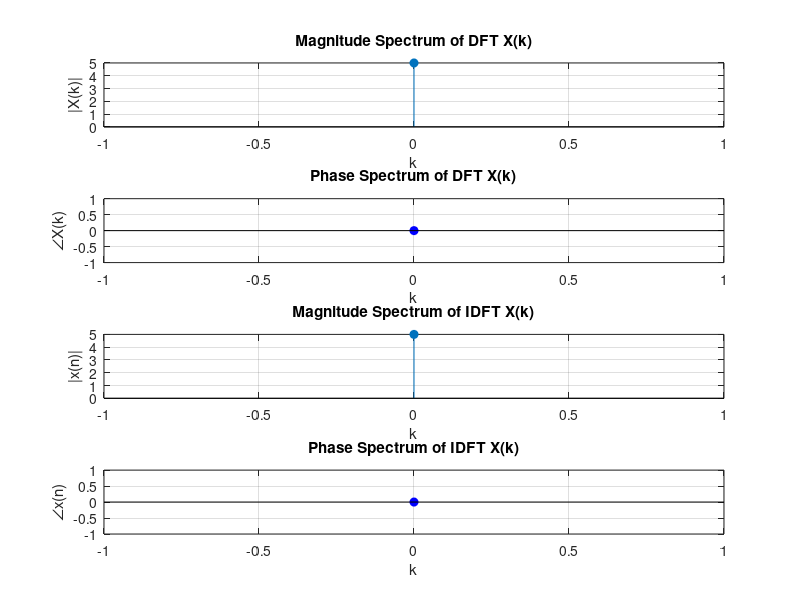

MATLAB code to generate this figure:
clear;
close all; 
clc;

% Input: Size of sequence and signal x(n)
x = input('Input the signal x(n): ');
N=length(x);

% Define twiddle factor for DFT
omega1 = exp(-2 * pi * 1i / N);

% Define time index vectors
n = 0:N-1;
k = transpose(n);

% Construct DFT matrix manually
W = omega1 .^ (k * n);
% Compute DFT of x(n)
x1 = transpose(x);
X = W * x1;
% Define twiddle factor for IDFT
idft_W = exp(2 * pi * 1i / N);
idft_W = idft_W .^ (k * n);
% Compute IDFT using matrix method
x_recon = (1 / N) * idft_W * X;
% Display results
disp('DFT of the signal is:');
disp(X);
disp('Reconstructed signal (IDFT) is:');
disp(x_recon);
% Plot Magnitude and Phase of DFT and IDFT
figure;
% Magnitude of DFT
subplot(4,1,1);
stem(0:N-1, abs(X), 'filled');
title('Magnitude Spectrum of DFT X(k)');
xlabel('k');
ylabel('|X(k)|');
grid on;
% Phase of DFT
subplot(4,1,2);
stem(0:N-1, angle(X), 'filled', 'b');
title('Phase Spectrum of DFT X(k)');
xlabel('k');
ylabel('∠X(k)');
grid on;
% Magnitude of IDFT
subplot(4,1,3);
stem(0:N-1, abs(x_recon), 'filled');
title('Magnitude Spectrum of IDFT X(k)');
xlabel('k');
ylabel('|x(n)|');
grid on;
% Phase of IDFT
subplot(4,1,4);
stem(0:N-1, angle(x_recon), 'filled', 'b');
title('Phase Spectrum of IDFT X(k)');
xlabel('k');
ylabel('∠x(n)');
grid on;
